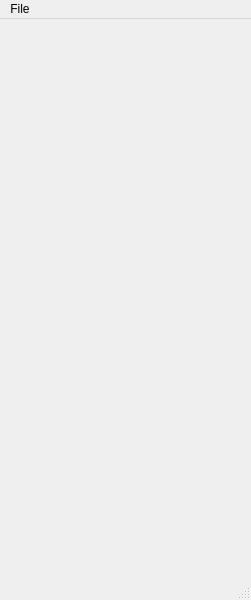
<?xml version="1.0" encoding="UTF-8"?>
<ui version="4.0">
 <class>FriendWindow</class>
 <widget class="QMainWindow" name="FriendWindow">
  <property name="geometry">
   <rect>
    <x>0</x>
    <y>0</y>
    <width>251</width>
    <height>600</height>
   </rect>
  </property>
  <property name="windowTitle">
   <string>MainWindow</string>
  </property>
  <widget class="QWidget" name="centralwidget">
   <widget class="QWidget" name="verticalLayoutWidget">
    <property name="geometry">
     <rect>
      <x>0</x>
      <y>0</y>
      <width>251</width>
      <height>551</height>
     </rect>
    </property>
    <layout class="QVBoxLayout" name="verticalLayout"/>
   </widget>
  </widget>
  <widget class="QStatusBar" name="statusbar"/>
  <widget class="QMenuBar" name="menubar">
   <property name="geometry">
    <rect>
     <x>0</x>
     <y>0</y>
     <width>251</width>
     <height>25</height>
    </rect>
   </property>
   <widget class="QMenu" name="menuFile">
    <property name="title">
     <string>File</string>
    </property>
    <addaction name="actionLogout"/>
   </widget>
   <addaction name="menuFile"/>
  </widget>
  <action name="actionLogout">
   <property name="text">
    <string>Logout</string>
   </property>
  </action>
 </widget>
 <resources/>
 <connections/>
</ui>
